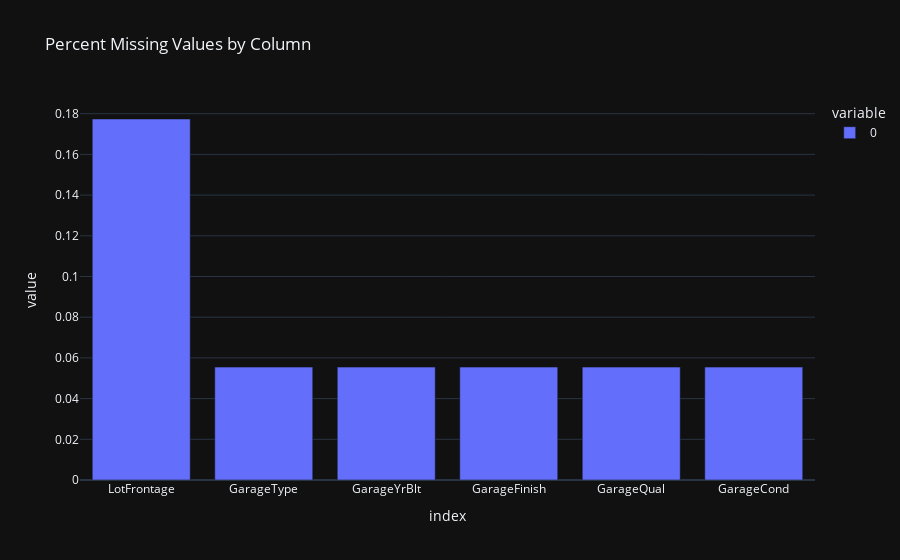

Notebook code for this chart:
### Code cell
train_df = train_df.drop(['Id','PoolQC', 'Fence', 'Alley', 'MiscFeature', 'MasVnrType', 'FireplaceQu'], axis=1, errors='ignore')
plot_missing_values(train_df)

### Figure 1 — Plotly figure (JSON) as saved in the notebook; plotly's stock layout.template omitted (floating-point values rounded to 4 significant figures)
{"data": [{"alignmentgroup": "True", "hovertemplate": "variable=0<br>index=%{x}<br>value=%{y}<extra></extra>", "legendgroup": "0", "marker": {"color": "#636efa", "pattern": {"shape": ""}}, "name": "0", "offsetgroup": "0", "orientation": "v", "showlegend": true, "textposition": "auto", "type": "bar", "x": ["LotFrontage", "GarageType", "GarageYrBlt", "GarageFinish", "GarageQual", "GarageCond"], "xaxis": "x", "y": [0.1774, 0.05548, 0.05548, 0.05548, 0.05548, 0.05548], "yaxis": "y"}], "layout": {"barmode": "relative", "legend": {"title": {"text": "variable"}, "tracegroupgap": 0}, "title": {"text": "Percent Missing Values by Column"}, "xaxis": {"anchor": "y", "domain": [0, 1], "title": {"text": "index"}}, "yaxis": {"anchor": "x", "domain": [0, 1], "title": {"text": "value"}}}}
